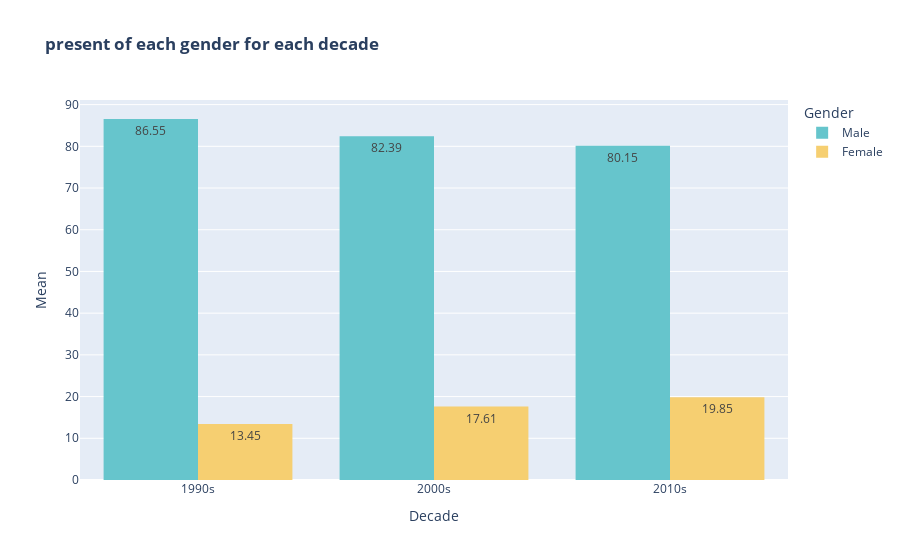

Notebook cell for this chart:
### Code cell
fig=px.histogram(mean_gender,
             x='Decade',
             y='Mean',
             color='Gender',
             barmode='group',
             text_auto=True,
             title='<b>present of each gender for each decade',
             color_discrete_sequence=px.colors.qualitative.Pastel,
             labels={'Mean':'Percent'}
             
             )
fig.update_layout(yaxis_title='Mean')

### Figure 1 — Plotly figure (JSON) as saved in the notebook; plotly's stock layout.template omitted (floating-point values rounded to 4 significant figures)
{"data": [{"alignmentgroup": "True", "bingroup": "x", "histfunc": "sum", "hovertemplate": "Gender=Male<br>Decade=%{x}<br>sum of Percent=%{y}<extra></extra>", "legendgroup": "Male", "marker": {"color": "rgb(102, 197, 204)", "pattern": {"shape": ""}}, "name": "Male", "offsetgroup": "Male", "orientation": "v", "showlegend": true, "texttemplate": "%{value}", "type": "histogram", "x": ["1990s", "2000s", "2010s"], "xaxis": "x", "y": [86.55, 82.39, 80.15], "yaxis": "y"}, {"alignmentgroup": "True", "bingroup": "x", "histfunc": "sum", "hovertemplate": "Gender=Female<br>Decade=%{x}<br>sum of Percent=%{y}<extra></extra>", "legendgroup": "Female", "marker": {"color": "rgb(246, 207, 113)", "pattern": {"shape": ""}}, "name": "Female", "offsetgroup": "Female", "orientation": "v", "showlegend": true, "texttemplate": "%{value}", "type": "histogram", "x": ["1990s", "2000s", "2010s"], "xaxis": "x", "y": [13.45, 17.61, 19.85], "yaxis": "y"}], "layout": {"barmode": "group", "legend": {"title": {"text": "Gender"}, "tracegroupgap": 0}, "title": {"text": "<b>present of each gender for each decade"}, "xaxis": {"anchor": "y", "domain": [0, 1], "title": {"text": "Decade"}}, "yaxis": {"anchor": "x", "domain": [0, 1], "title": {"text": "Mean"}}}}
